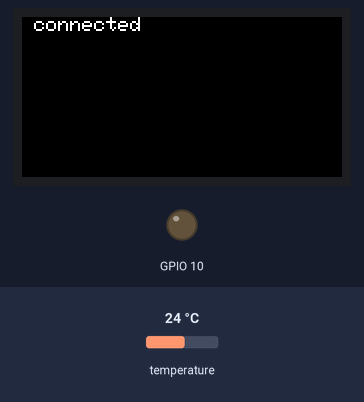
Simulated run of this sketch. Board: ESP32. Shown: 160×80 colour display, output pins drawn as LEDs (lit = HIGH). The test bench sets the inputs (shaded band); at power-on: temperature 24 °C. WiFi joins after 1.5 s; servers stay silent unless stated; uploads are accepted with an empty reply; the local clock reads 2024-03-15 10:24:30 at power-on unless the sketch sets it; what the sketch prints to the serial monitor is not drawn.

Above: at 1.7 s.
At 2.8 s:
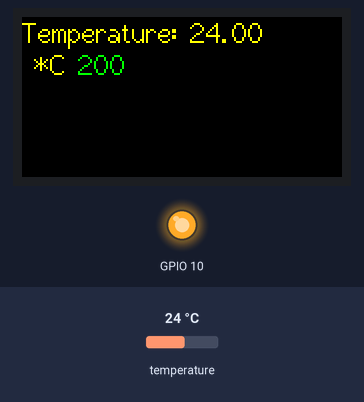
2.9 s: temperature set to 12 °C
At 14.1 s:
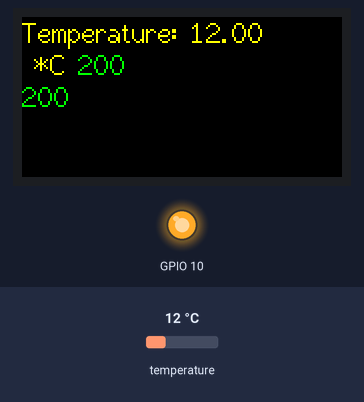
15.1 s: temperature set to 19 °C
At 26.0 s:
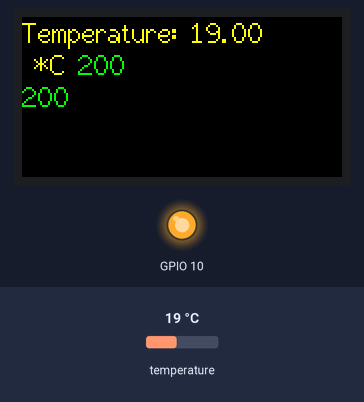
26.3 s: temperature set to 28 °C
At 37.2 s:
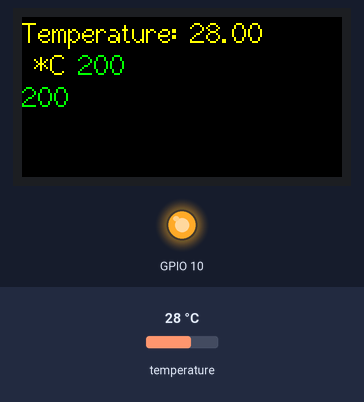
Timing chart, 0 to 38.7 s (numbered marks = the images above; inputs shaded):
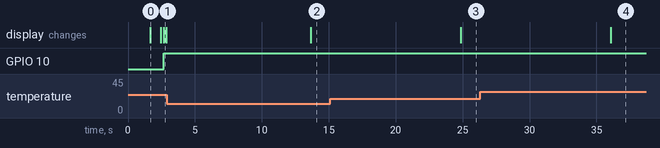

The sketch:

ds18b20.ino
```cpp
#include <M5StickC.h>
#include <WiFi.h>
#include <WiFiMulti.h>
#include <HTTPClient.h>
#include <WiFiClientSecure.h>
#include <OneWire.h>
#include <DallasTemperature.h>
// DS18B20 op pin 26.
#define ONE_WIRE_BUS 26
#define TFT_GREY 0x5AEB

#include "config.h"

OneWire oneWire(ONE_WIRE_BUS);
DallasTemperature sensors(&oneWire);

String data;
String temp;
String temp_previous;

void setClock() {
  configTime(0, 0, "pool.ntp.org", "time.nist.gov");

  Serial.print(F("Waiting for NTP time sync: "));
  time_t nowSecs = time(nullptr);
  while (nowSecs < 8 * 3600 * 2) {
    delay(500);
    Serial.print(F("."));
    yield();
    nowSecs = time(nullptr);
  }

  Serial.println();
  struct tm timeinfo;
  gmtime_r(&nowSecs, &timeinfo);
  Serial.print(F("Current time: "));
  Serial.print(asctime(&timeinfo));
}

WiFiMulti WiFiMulti;

void setup() {
  M5.begin();
  Serial.begin(9600);
 // Serial.setDebugOutput(true);
  M5.Lcd.setRotation(3);
  Serial.println("DS18b20 test!");
  Serial.println();
  Serial.println();
  Serial.println();

  WiFi.mode(WIFI_STA);
  WiFiMulti.addAP(SSID, WIFIPASSWORD);

  // wait for WiFi connection
  int timer = 0;
  Serial.print("Waiting for WiFi to connect...");
  while ((WiFiMulti.run() != WL_CONNECTED) and timer <5) {
    Serial.print(timer);
    timer++;
  }
  if (timer <5){
  Serial.println(" connected");
  M5.Lcd.println(" connected");

  }
  else{
  M5.Lcd.setTextColor(TFT_GREEN,TFT_BLACK);
  M5.Lcd.setTextFont(3);
  Serial.println(" disconnected");
  M5.Lcd.println(" disconnected");
  pinMode(M5_LED, OUTPUT);
  digitalWrite(M5_LED, LOW); //LED ON
       }
  setClock();
}

void loop() {
  sensors.requestTemperatures();
  temp_previous = temp;
  temp = sensors.getTempCByIndex(0);
  Serial.print("Temperature: ");
  Serial.print(temp);
  Serial.print(" *C  |  ");

  M5.Lcd.setCursor(0, 0, 2);
  M5.Lcd.setTextColor(TFT_WHITE,TFT_BLACK);
  M5.Lcd.setTextSize(1);

  M5.Lcd.setTextColor(TFT_YELLOW,TFT_BLACK);
  M5.Lcd.setTextFont(2);
  M5.Lcd.print("Temperature: ");
  M5.Lcd.println(temp);
  M5.Lcd.print(" *C ");
  M5.Lcd.setTextColor(TFT_GREEN,TFT_BLACK);
  M5.Lcd.setTextFont(2);

  WiFiClientSecure *client = new WiFiClientSecure;

  if(client) {
    //client -> setCACert(rootCACertificate);

    {
      // Add a scoping block for HTTPClient https to make sure it is destroyed before WiFiClientSecure *client is
      HTTPClient https;

      Serial.print("[HTTPS] begin...\n");

      // BEGIN Block internal use
      https.begin(*client, POST_URL);   // HTTPS
      https.addHeader("Content-Type", "application/x-www-form-urlencoded");
      https.addHeader("authorization", AUTH_TOKEN);
      Serial.print("[HTTPS] POST...\n");
      if (temp.toInt() > 0){
        data = "Temperature=" + temp + "&SensorId=M5StickC-2" ;
        Serial.println("Used current Temperature");
      } else {
        temp = temp_previous;
        data = "Temperature=" + temp + "&SensorId=M5StickC-2" ;
        M5.Lcd.println("Used previous");
        Serial.println("Used previous temperature");
      }
      temp = String(temp);

      int httpCode = https.POST(data);

      if (httpCode > 0) {
        // HTTP header has been send and Server response header has been handled
        Serial.printf("[HTTPS] POST... code: %d\n", httpCode);
        String response = https.getString();
        Serial.println(httpCode);
        Serial.println(response);
        // file found at server
        if (httpCode == HTTP_CODE_OK || httpCode == HTTP_CODE_MOVED_PERMANENTLY) {

          M5.Lcd.setTextColor(TFT_GREEN,TFT_BLACK);
          M5.Lcd.setTextFont(2);
          Serial.println(response);
          M5.Lcd.println(httpCode);
          pinMode(M5_LED, OUTPUT);
          digitalWrite(M5_LED, HIGH); //LED OFF
        }
      } else {
        Serial.printf("[HTTPS] POST... failed, error: %s\n", https.errorToString(httpCode).c_str());
        pinMode(M5_LED, OUTPUT);
        digitalWrite(M5_LED, LOW); //LED ON
      }

      https.end();

      // END Block internal use

      https.begin(*client, POST_URL_ADAFRUIT);

      https.addHeader(ADAFRUIT_HEADER);
      https.addHeader(ADAFRUIT_HEADER2);
      Serial.print("[HTTPS] POST to adafruit...\n");
      // start connection and send HTTP header
      data = "value=" + temp;
      httpCode = https.POST(data);
      if (httpCode > 0) {
        Serial.printf("[HTTPS] POST ADAFruit... code: %d\n", httpCode);
        String response = https.getString();
        if (httpCode == HTTP_CODE_OK || httpCode == HTTP_CODE_MOVED_PERMANENTLY) {
          M5.Lcd.setTextColor(TFT_GREEN,TFT_BLACK);
          M5.Lcd.setTextFont(2);
          Serial.println(response);
          M5.Lcd.println(httpCode);
          pinMode(M5_LED, OUTPUT);
          digitalWrite(M5_LED, HIGH); //LED OFF
        }
      } else {
        Serial.printf("[HTTPS] POST to Adafruit... failed, error: %s\n", https.errorToString(httpCode).c_str());
        pinMode(M5_LED, OUTPUT);
        digitalWrite(M5_LED, LOW); //LED ON
      }

      https.end();

      // End extra scoping block
    }

    delete client;
  } else {
    Serial.println("Unable to create client");
  }

  Serial.println();
  Serial.println("Waiting 10s before the next round...");
  //M5.Lcd.setTextColor(TFT_BLUE,TFT_BLACK);
  //M5.Lcd.setTextFont(2);
  //M5.Lcd.print("Waiting 10s before the next round...");
  delay(10000);
}
```

config.h
```cpp
#define SSID "SSID"
#define WIFIPASSWORD "password"

#define POST_URL "URL"
#define AUTH_TOKEN "Token"

#define POST_URL_ADAFRUIT "https://io.adafruit.com/api/v2/<USERNAME>/feeds/<FEEDNAME>/data"
#define ADAFRUIT_HEADER "X-AIO-Key", "<AIO_KEY>"
#define ADAFRUIT_HEADER2 "Content-Type", "application/x-www-form-urlencoded"
```

Measured:
- after the input at 2.9 s, the display: changes after 10.8 s (image 2)
- after the input at 15.1 s, the display: changes after 9.8 s (image 3)
- after the input at 26.3 s, the display: changes after 9.8 s (image 4)
- what the display in image 0 shows lasts 0.8 s, from 1.7 s to 2.5 s
